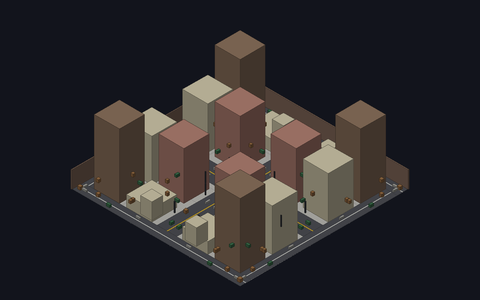
#> input picture assets/thumbs/alley.png, 480 x 300 px, found by its file name; its folder holds only this picture in this run
$ python og-image.py
#> lines starting #> are read from the running program, lines starting #| are printed output that depends on the picture; after the words box and inside, x2 and y2 are one past the last pixel; in counts of white or black regions, pixels touching at a corner belong together
"""Makes og-image.png (1200x630), the picture shown when the site is shared or listed.
Run from the repo root:  python3 tools/seo/og-image.py"""
from PIL import Image, ImageDraw, ImageFilter, ImageFont

W, H = 1200, 630
BG1, BG2 = (10, 10, 13), (28, 20, 52)
MINT, BRAND, BRAND2 = (237, 242, 255), (106, 168, 255), (155, 107, 255)
BOLD = "/usr/share/fonts/truetype/dejavu/DejaVuSans-Bold.ttf"
REG = "/usr/share/fonts/truetype/dejavu/DejaVuSans.ttf"

img = Image.new("RGB", (W, H), BG1)
px = img.load()
for y in range(H):                                  # a diagonal dark-to-purple wash
    for x in range(W):
        t = min(1, max(0, (x / W) * 0.6 + (y / H) * 0.4))
        px[x, y] = tuple(int(BG1[i] + (BG2[i] - BG1[i]) * t) for i in range(3))

glow = Image.new("RGB", (W, H), (0, 0, 0))
#> glow: PIL image 1200x630 RGB; every value is 0
ImageDraw.Draw(glow).ellipse((-200, 120, 520, 760), fill=(60, 50, 140))
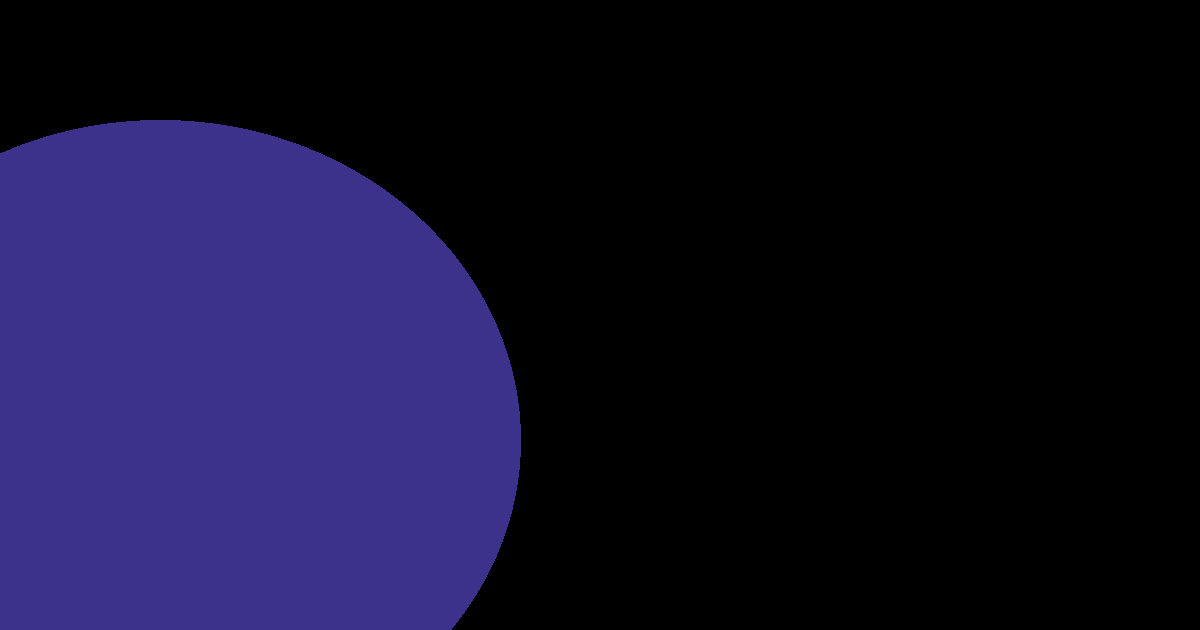
#> glow: PIL image 1200x630 RGB; mean R, G, B 18.6, 15.5, 43.5
img = Image.blend(img, Image.composite(glow, img, glow.convert("L").filter(ImageFilter.GaussianBlur(120))), 0.35)
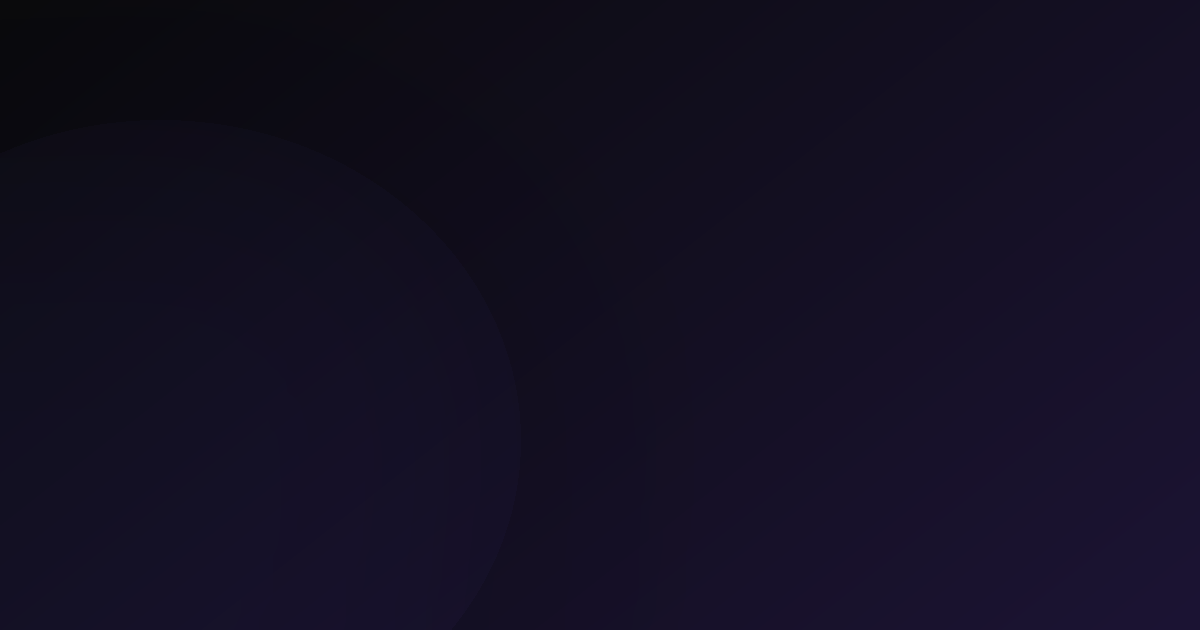
#> img: PIL image 1200x630 RGB; mean R, G, B 19.1, 15, 34.1
d = ImageDraw.Draw(img)

# the four arenas, 2x2, on the right
names = ["alley", "glacier", "dock", "cave"]
tw, th, gap = 262, 164, 16
x0, y0 = 612, (H - (2 * th + gap)) // 2
for i, n in enumerate(names):
    t = Image.open(f"assets/thumbs/{n}.png").convert("RGB").resize((tw, th), Image.LANCZOS)
    mask = Image.new("L", (tw, th), 0)
#> mask: PIL image 262x164 L; every value is 0
    ImageDraw.Draw(mask).rounded_rectangle((0, 0, tw, th), 16, fill=255)
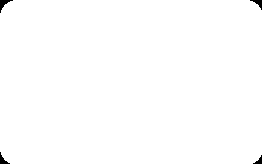
#> mask: PIL image 262x164 L; 99.6% white; 4 black regions, box (x1, y1, x2, y2) and area: (0, 0, 13, 13) 61, (250, 0, 262, 10) 48, (0, 152, 10, 164) 48, (253, 155, 262, 164) 36
    x, y = x0 + (i % 2) * (tw + gap), y0 + (i // 2) * (th + gap)
    d.rounded_rectangle((x - 2, y - 2, x + tw + 2, y + th + 2), 18, outline=(255, 255, 255, 40), width=2)
    img.paste(t, (x, y), mask)
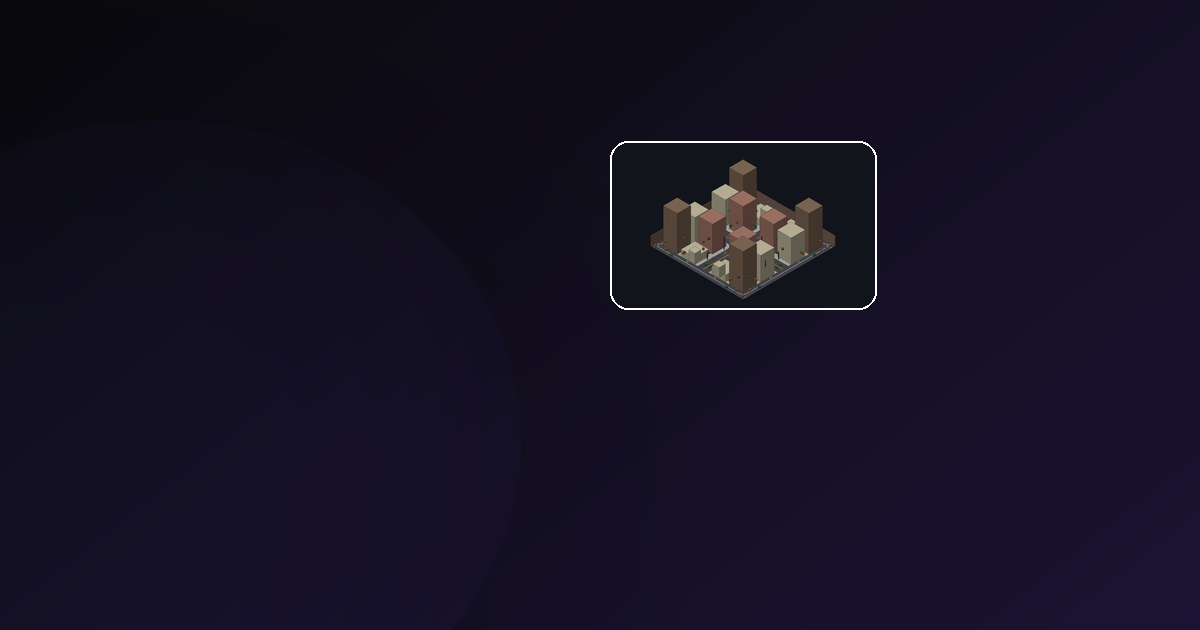
#> img: PIL image 1200x630 RGB; mean R, G, B 21.1, 17, 35.1
#> (the run stopped early here; a loop or call above may not have finished)
